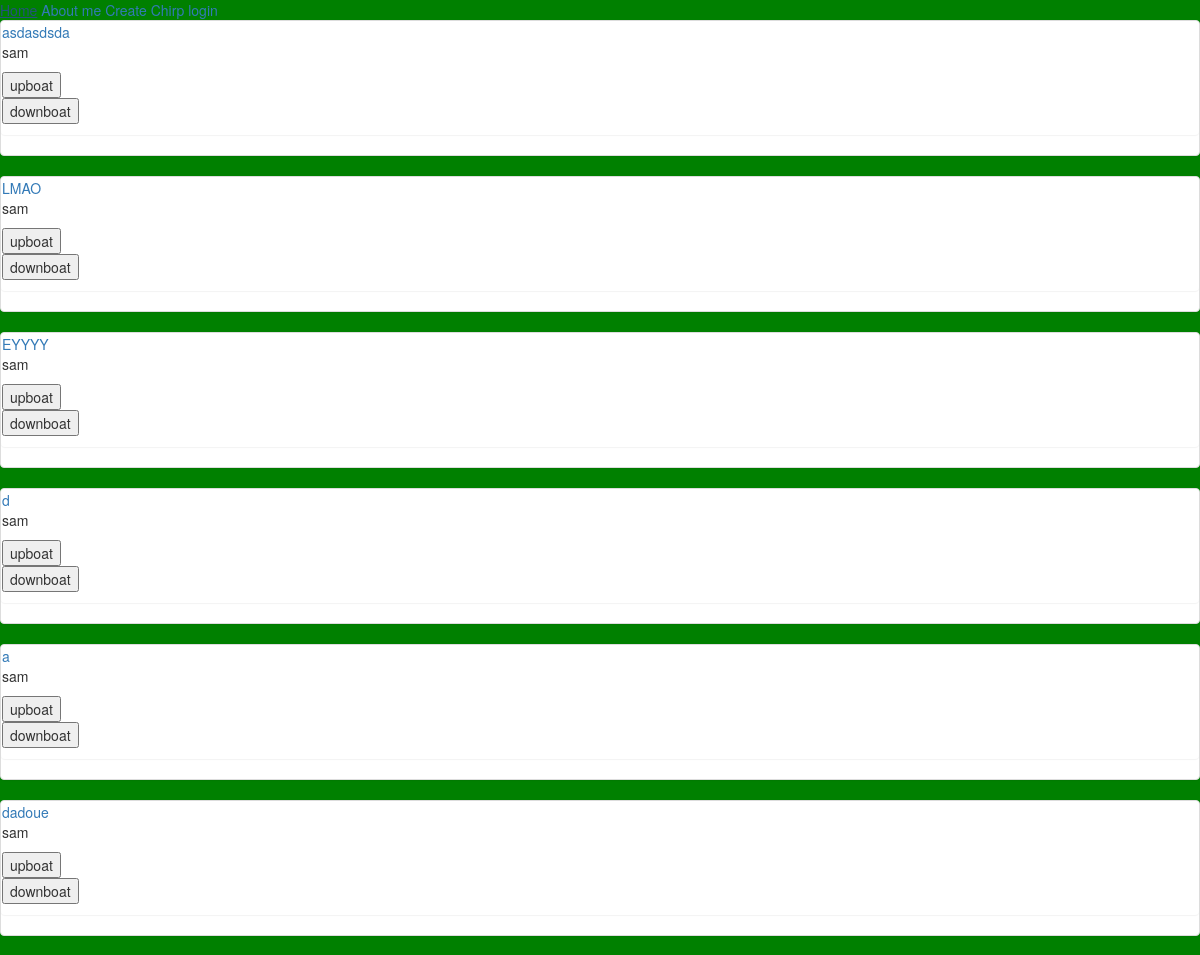
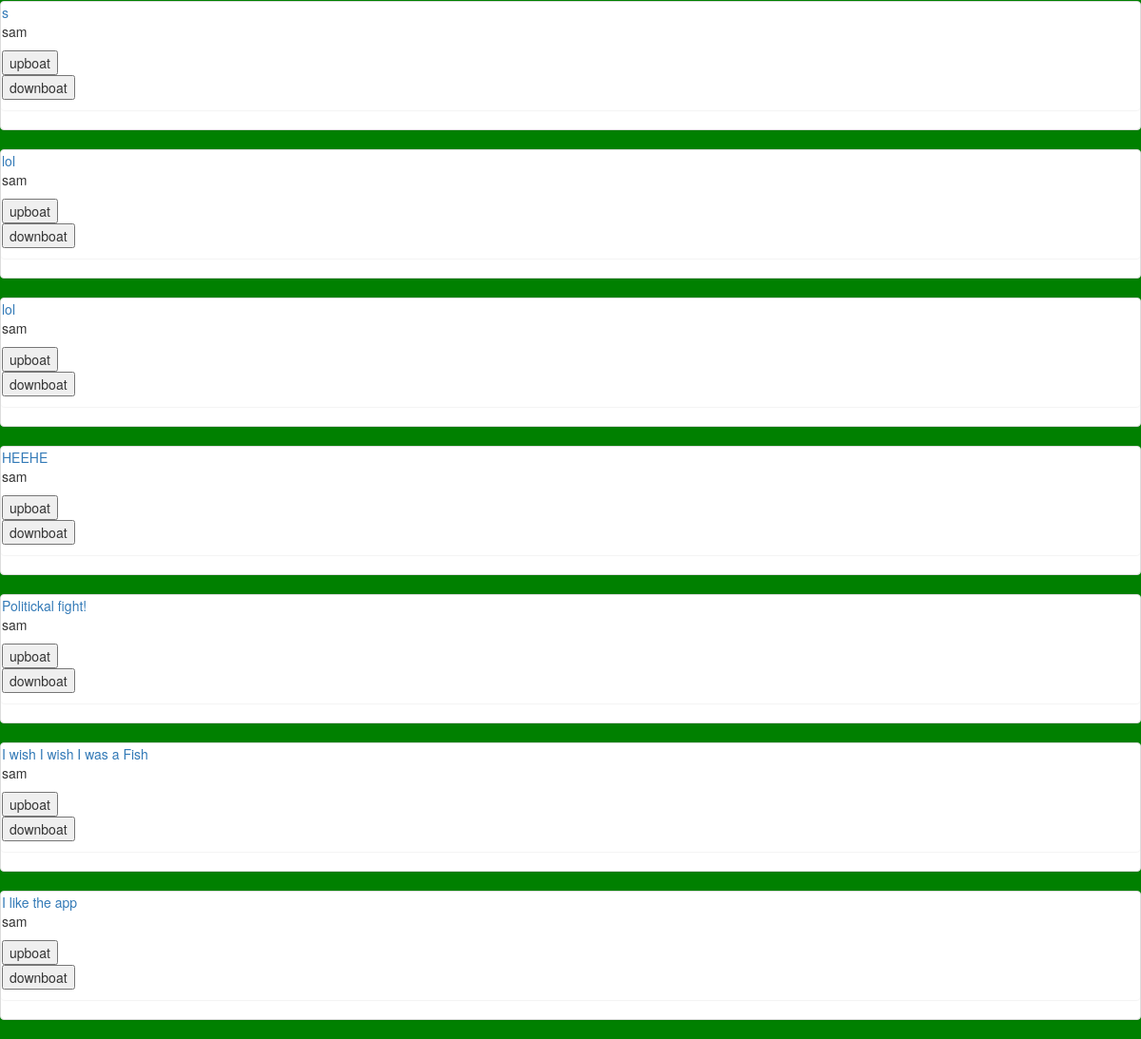
The page / on the database its author committed (2 pictures, top to bottom).
### app/models.py (models this page shows, shortened)
class Chirp(models.Model):
    body = models.CharField(max_length=140)
    created = models.DateTimeField(auto_now_add=True)
    user = models.ForeignKey('auth.User')
    class Meta:
        ordering = ("-created", )

### app/views.py (the view)
# urls.py: url(r'^$', ChirpView.as_view(), name="chirp_view"),
class ChirpView(ListView):
    template_name = "chirps.html"
    model = Chirp

### templates/chirps.html (shortened to what this page needs)
{% extends 'base.html' %}
{% block content%}
{% for chirp in object_list%}
<div class="panel panel-default">
  <div class="panel body">
    <a href="{% url 'chirp_detail_view' chirp.id %}"> {{ chirp.body }} </a>
    <p>
      {{ chirp.user }}
    </p>
    <p>
      <form class="" action="{% url 'chirp_upvote_view' chirp.id %}" method="post">
        <input type="submit" name="name" value="upboat">
      </form>
      <form class="" action="{% url 'chirp_downvote_view' chirp.id %}" method="post">
        <input type="submit" name="name" value="downboat">
      </form>
    </p>
  </div>
</div>
{%endfor%}
{% endblock%}

### templates/base.html (shortened to what this page needs)
{% load staticfiles %}
<!DOCTYPE html>
<html>
  <head>
    <link rel="stylesheet" href="{% static 'css/bootstrap.css' %}" media="screen" title="no title">
  <body>
    <div class="contatiner">
      <a href="{% url 'chirp_view' %}">Home</a>
      <a href="{% url 'about_view' %}">About me</a>
      <a href="{% url 'chirp_Create_view' %}">Create Chirp</a>
      {% if not request.user.is_authenticated %}
      <a href="{% url 'login' %}"> login </a>
      {% else %}
      <a href="{% url 'logout' %}"> logout </a>
      {% endif %}
      {% block content %}
      {% endblock%}
    </div>
  </body>
</html>

### templates/base.html (style rules this page uses)
body { background-color: green; }

### rows shown on the page
Chirp: body "asdasdsda", user "sam"
Chirp: body "LMAO", user "sam"
Chirp: body "EYYYY", user "sam"
Chirp: body "d", user "sam"
Chirp: body "a", user "sam"
Chirp: body "dadoue", user "sam"
Chirp: body "s", user "sam"
Chirp: body "lol", user "sam"
Chirp: body "lol", user "sam"
Chirp: body "HEEHE", user "sam"
Chirp: body "Politickal fight!", user "sam"
Chirp: body "I wish I wish I was a Fish", user "sam"
Chirp: body "I like the app", user "sam"
